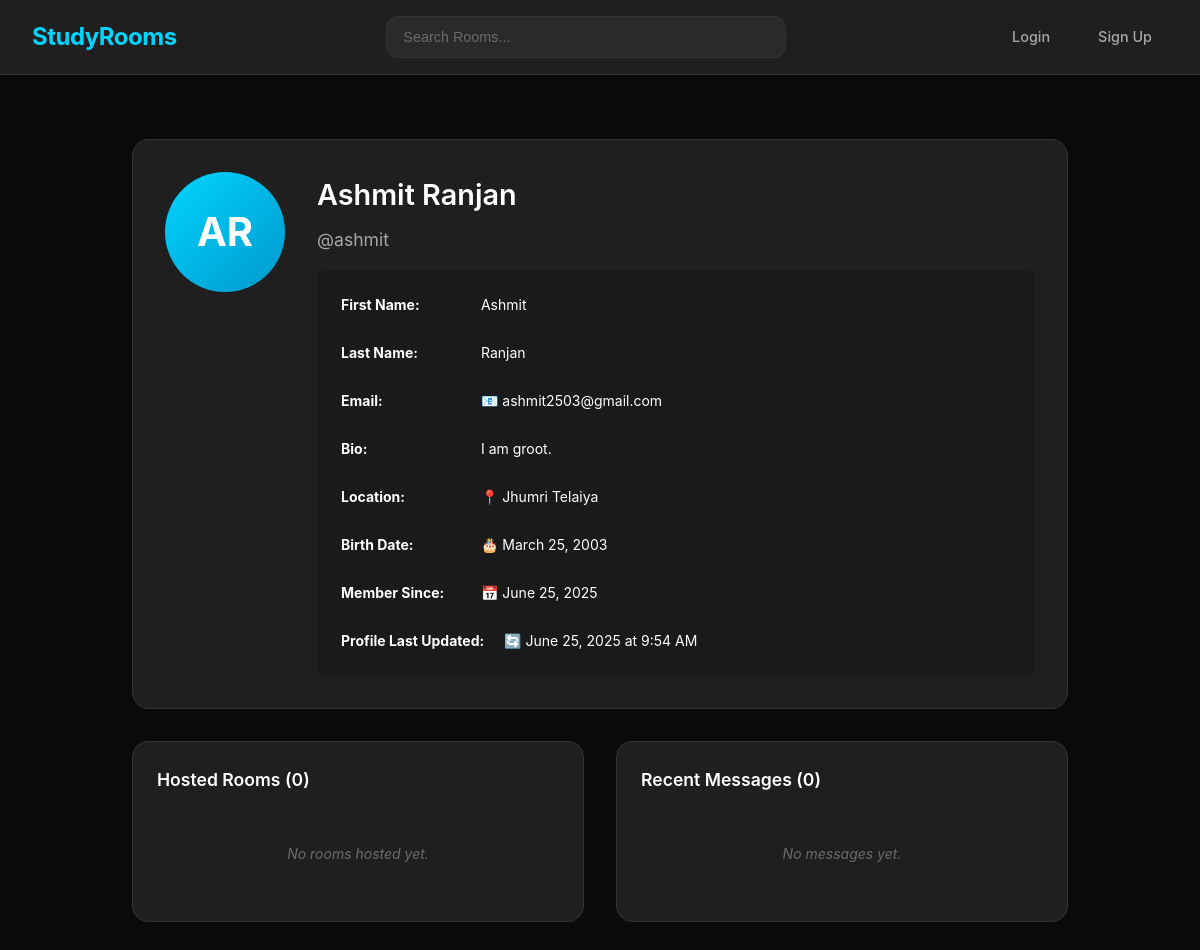
/profile/ashmit/, run on the app's committed database.
### base/models.py (models this page shows, shortened)
class UserProfile(models.Model):
    user = models.OneToOneField(User, on_delete=models.CASCADE, related_name='profile')
    bio = models.TextField(max_length=500, blank=True)
    location = models.CharField(max_length=100, blank=True)
    website = models.URLField(blank=True)
    birth_date = models.DateField(null=True, blank=True)
    created = models.DateTimeField(auto_now_add=True)
    updated = models.DateTimeField(auto_now=True)

### base/views.py (the view)
# urls.py: path("profile/<str:username>/", views.user_profile, name="user-profile"),
def user_profile(request, username):
    user = get_object_or_404(User, username=username)
    profile, created = UserProfile.objects.get_or_create(user=user)
    user_rooms = Room.objects.filter(host=user).order_by('-updated')[:5]
    user_messages = Message.objects.filter(user=user).order_by('-created')[:10]
    context = {
        'profile_user': user,
        'profile': profile,
        'user_rooms': user_rooms,
        'user_messages': user_messages,
        'is_own_profile': request.user == user
    }
    return render(request, 'base/user_profile.html', context)

### base/templates/base/user_profile.html (shortened to what this page needs)
{% extends 'main.html' %}
{% block content %}
<div class="profile-container">
    <div class="profile-header">
        <div class="profile-pic-container">
            <div class="default-profile-pic">
                {{ profile_user.first_name.0|default:profile_user.username.0|upper }}{% if profile_user.last_name %}{{ profile_user.last_name.0|upper }}{% endif %}
            </div>
        </div>
        <div class="profile-info">
            <h1>{{ profile_user.get_full_name|default:profile_user.username }}</h1>
            <div class="username">@{{ profile_user.username }}</div>
            <div class="profile-details">
                {% if profile_user.first_name %}
                    <div class="detail-item">
                        <strong>First Name:</strong> {{ profile_user.first_name }}
                    </div>
                {% endif %}
                {% if profile_user.last_name %}
                    <div class="detail-item">
                        <strong>Last Name:</strong> {{ profile_user.last_name }}
                    </div>
                {% endif %}
                {% if profile_user.email %}
                    <div class="detail-item">
                        <strong>Email:</strong> 📧 {{ profile_user.email }}
                    </div>
                {% endif %}
                {% if profile.bio %}
                    <div class="detail-item">
                        <strong>Bio:</strong> {{ profile.bio }}
                    </div>
                {% endif %}
                {% if profile.location %}
                    <div class="detail-item">
                        <strong>Location:</strong> 📍 {{ profile.location }}
                    </div>
                {% endif %}
                {% if profile.birth_date %}
                    <div class="detail-item">
                        <strong>Birth Date:</strong> 🎂 {{ profile.birth_date|date:"F j, Y" }}
                    </div>
                {% endif %}
                <div class="detail-item">
                    <strong>Member Since:</strong> 📅 {{ profile_user.date_joined|date:"F j, Y" }}
                </div>
                <div class="detail-item">
                    <strong>Profile Last Updated:</strong> 🔄 {{ profile.updated|date:"F j, Y \a\t g:i A" }}
                </div>
            </div>
        </div>
    </div>
    <div class="profile-content">
        <div class="profile-section">
            <h3>Hosted Rooms ({{ user_rooms|length }})</h3>
            {% if user_rooms %}
                {% for room in user_rooms %}
                    <div class="profile-room-card">
                        <h4><a href="{% url 'room' room.id %}">{{ room.name }}</a></h4>
                        <div class="room-topic">{{ room.topic.name }}</div>
                        <div class="room-updated">Updated {{ room.updated|timesince }} ago</div>
                    </div>
                {% endfor %}
            {% else %}
                <div class="no-content">
                    No rooms hosted yet.
                </div>
            {% endif %}
        </div>
        <div class="profile-section">
            <h3>Recent Messages ({{ user_messages|length }})</h3>
            {% if user_messages %}
                {% for message in user_messages %}
                    <div class="profile-message">
                        <div class="message-content">{{ message.body|truncatewords:20 }}</div>
                        <div class="message-meta">
                            in <a href="{% url 'room' message.room.id %}">{{ message.room.name }}</a> •
                            {{ message.created|timesince }} ago
                        </div>
                    </div>
                {% endfor %}
            {% else %}
                <div class="no-content">
                    No messages yet.
                </div>
            {% endif %}
        </div>
    </div>
</div>
{% endblock content %}

### templates/main.html (shortened to what this page needs)
<!DOCTYPE html>
<html lang="en">
<head>
    {% load static %}
    <link rel="stylesheet" href="{% static 'style.css' %}">
</head>
<body>
   {% include "navbar.html" %}
   <div class="container">
       <div class="main-content">
           {% block content %}
           {% endblock content %}
       </div>
   </div>
</body>
</html>

### templates/navbar.html
<nav class="navbar">
    <div class="navbar-content">
        <div class="logo">
            <a href="/">
                <h1>StudyRooms</h1>
            </a>
        </div>
        <form class="search-form" action="{% url 'home' %}" method="GET">
            <input type="text" name="q" placeholder="Search Rooms..." value="{{ request.GET.q }}">
        </form>
        <div class="auth-links">
            {% if request.user.is_authenticated %}
                <a href="{% url 'user-profile' request.user.username %}" class="profile-link">
                    <div class="navbar-profile-pic" style="background: var(--accent-gradient); display: flex; align-items: center; justify-content: center; color: white; font-weight: 600; font-size: 0.7rem;">
                        {{ request.user.first_name.0|default:request.user.username.0|upper }}{% if request.user.last_name %}{{ request.user.last_name.0|upper }}{% endif %}
                    </div>
                    {{ request.user.get_full_name|default:request.user.username }}
                </a>
                <a href="{% url 'logout' %}">Logout</a>
            {% else %}
                <a href="{% url 'login' %}">Login</a>
                <a href="{% url 'register' %}">Sign Up</a>
            {% endif %}
        </div>
    </div>
</nav>

### static/style.css (style rules this page uses)
:root { --bg-primary: #0a0a0b; --bg-secondary: #1a1a1b; --bg-tertiary: #2a2a2b; --bg-card: #1f1f20; --text-primary: #ffffff; --text-secondary: #a8a8a8; --text-muted: #6b6b6b; --accent-primary: #00d4ff; --accent-hover: #00bce6; --accent-gradient: linear-gradient(135deg, #00d4ff, #0099cc); --border-primary: #333333; --border-secondary: #2a2a2a; --success: #10b981; --error: #ef4444; --warning: #f59e0b; --shadow: 0 4px 20px rgba(0, 0, 0, 0.3); --shadow-lg: 0 8px 40px rgba(0, 0, 0, 0.4); --border-radius: 12px; --border-radius-lg: 16px; --transition: all 0.2s ease; }
* { margin: 0; padding: 0; box-sizing: border-box; }
body { font-family: -apple-system, BlinkMacSystemFont, 'Segoe UI', 'Inter', 'Roboto', sans-serif; background: var(--bg-primary); color: var(--text-primary); line-height: 1.6; min-height: 100vh; font-size: 14px; overflow-x: hidden; }
.navbar { background: var(--bg-card); border-bottom: 1px solid var(--border-primary); padding: 1rem 0; position: sticky; top: 0; z-index: 100; backdrop-filter: blur(20px); }
.navbar-content { display: flex; justify-content: space-between; align-items: center; max-width: 100%; margin: 0 auto; padding: 0 2rem; }
.logo h1 { color: var(--accent-primary); font-size: 1.5rem; font-weight: 700; letter-spacing: -0.5px; }
.logo a { text-decoration: none; }
.search-form { flex: 1; max-width: 400px; margin: 0 2rem; }
.search-form input { width: 100%; padding: 0.75rem 1rem; background: var(--bg-tertiary); border: 1px solid var(--border-primary); border-radius: var(--border-radius); color: var(--text-primary); font-size: 0.9rem; transition: var(--transition); }
.search-form input::placeholder { color: var(--text-muted); }
.auth-links { display: flex; align-items: center; gap: 1rem; }
.auth-links a, .auth-links p { color: var(--text-secondary); text-decoration: none; font-weight: 500; padding: 0.5rem 1rem; border-radius: var(--border-radius); transition: var(--transition); font-size: 0.9rem; }
.container { max-width: 100%; margin: 0 auto; padding: 0; }
.main-content { background: transparent; margin: 0; padding: 2rem; min-height: calc(100vh - 80px); }
.profile-container { max-width: 1000px; margin: 0 auto; padding: 2rem; }
.profile-header { background: var(--bg-card); border: 1px solid var(--border-primary); border-radius: var(--border-radius-lg); padding: 2rem; margin-bottom: 2rem; display: flex; gap: 2rem; align-items: flex-start; }
.profile-pic-container { flex-shrink: 0; }
.default-profile-pic { width: 120px; height: 120px; border-radius: 50%; background: var(--accent-gradient); display: flex; align-items: center; justify-content: center; font-size: 2.5rem; font-weight: 700; color: white; }
.profile-info { flex: 1; }
.profile-info h1 { color: var(--text-primary); margin-bottom: 0.5rem; font-size: 1.8rem; font-weight: 600; }
.username { color: var(--text-secondary); font-size: 1.1rem; margin-bottom: 1rem; }
.profile-content { display: grid; grid-template-columns: 1fr 1fr; gap: 2rem; }
.profile-section { background: var(--bg-card); border: 1px solid var(--border-primary); border-radius: var(--border-radius-lg); padding: 1.5rem; }
.profile-section h3 { color: var(--text-primary); margin-bottom: 1rem; font-size: 1.1rem; font-weight: 600; }
.no-content { color: var(--text-muted); font-style: italic; text-align: center; padding: 2rem; }

### base/templates/base/user_profile.html (style rules this page uses)
.profile-details { margin-top: 1rem; background: var(--bg-secondary); padding: 1.5rem; border-radius: 8px; border: 1px solid var(--border-color); }
.detail-item { margin-bottom: 0.8rem; padding-bottom: 0.8rem; border-bottom: 1px solid var(--border-color); }
.detail-item:last-child { margin-bottom: 0; padding-bottom: 0; border-bottom: none; }
.detail-item strong { color: var(--text-primary); display: inline-block; min-width: 120px; margin-right: 1rem; }

### data on the page
UserProfile: bio "I am groot.", location "Jhumri Telaiya", birth_date "March 25, 2003", updated "June 25, 2025 at 9:54 AM"

### other printed values
{{ profile_user.first_name.0|default:profile_user.username.0|upper }} "A"
{{ profile_user.last_name.0|upper }} "R"
{{ profile_user.get_full_name|default:profile_user.username }} "Ashmit Ranjan"
{{ profile_user.username }} "ashmit"
{{ profile_user.first_name }} "Ashmit"
{{ profile_user.last_name }} "Ranjan"
{{ profile_user.email }} "ashmit2503@gmail.com"
{{ profile_user.date_joined|date:"F j, Y" }} "June 25, 2025"
{{ user_rooms|length }} "0"
{{ user_messages|length }} "0"
